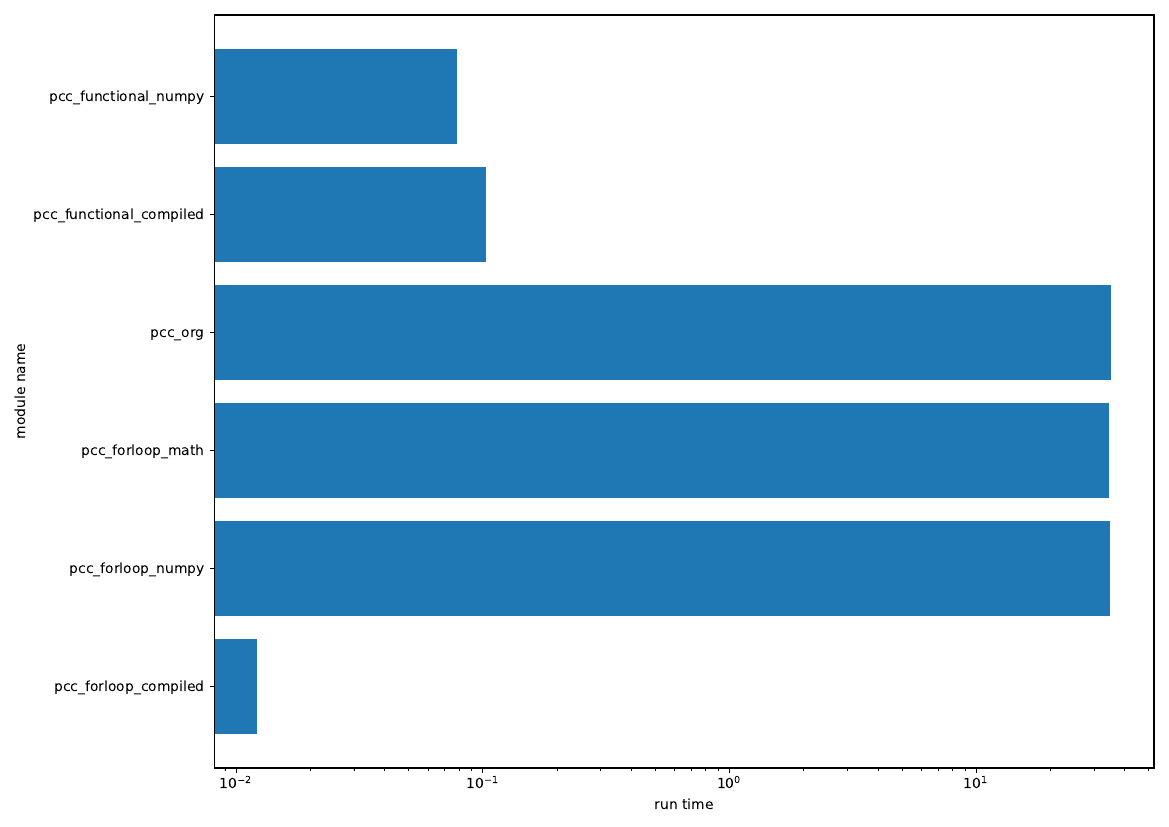

Python code for this plot:
import timeit
import numpy as np
import unittest 
from matplotlib import pyplot as plt
from mod_names import  all_mod_names
import importlib

def measure_time(name):
    mod=importlib.import_module(name) 
    n=100000
    # Driver function 
    X = np.array([x for x in range(n)])
    Y = np.array([1.3*x for x in range(n)])
    fun=lambda:getattr(mod,'correlationCoefficient')(X,Y) 
    # call once to activate the numba compiler outside the measurement
    fun()
    print("#######################################################################")
    print("module name:",mod.__name__)
    t=timeit.timeit(fun, number=100)
    print("time: ",t)
    return t

plt.rcParams.update({'figure.autolayout': True})
fig,axs = plt.subplots(
    nrows=1
    ,ncols=1
    ,figsize = ( 11.69, 8.27)
)
times=[measure_time(name) for name in all_mod_names]
y_pos=[y for y,_ in enumerate(all_mod_names)]
axs.barh(y_pos,times,log=True,tick_label=all_mod_names)
axs.invert_yaxis()
axs.set(xlabel='run time',ylabel='module name')
fig.savefig('profiling.pdf')
